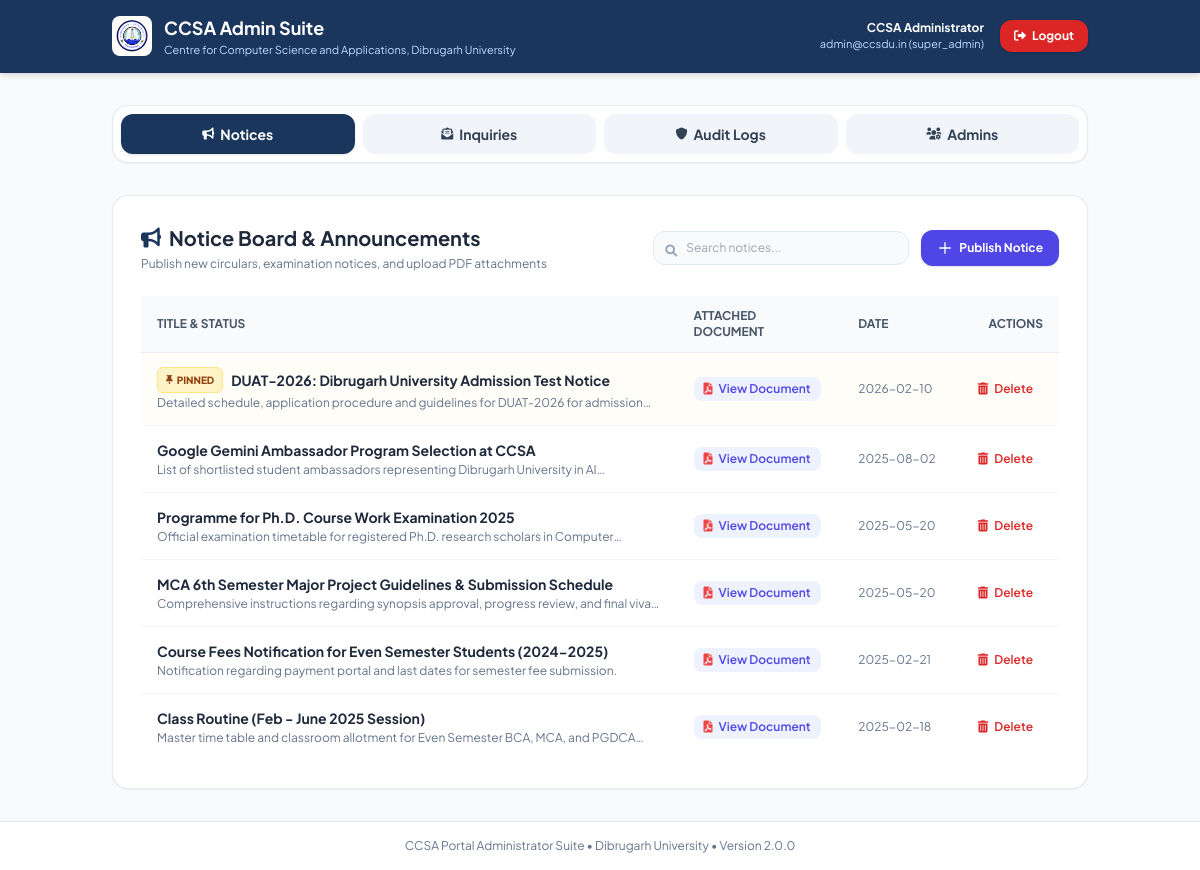
The page /admin/index.php (signed in) on the database as committed earlier.
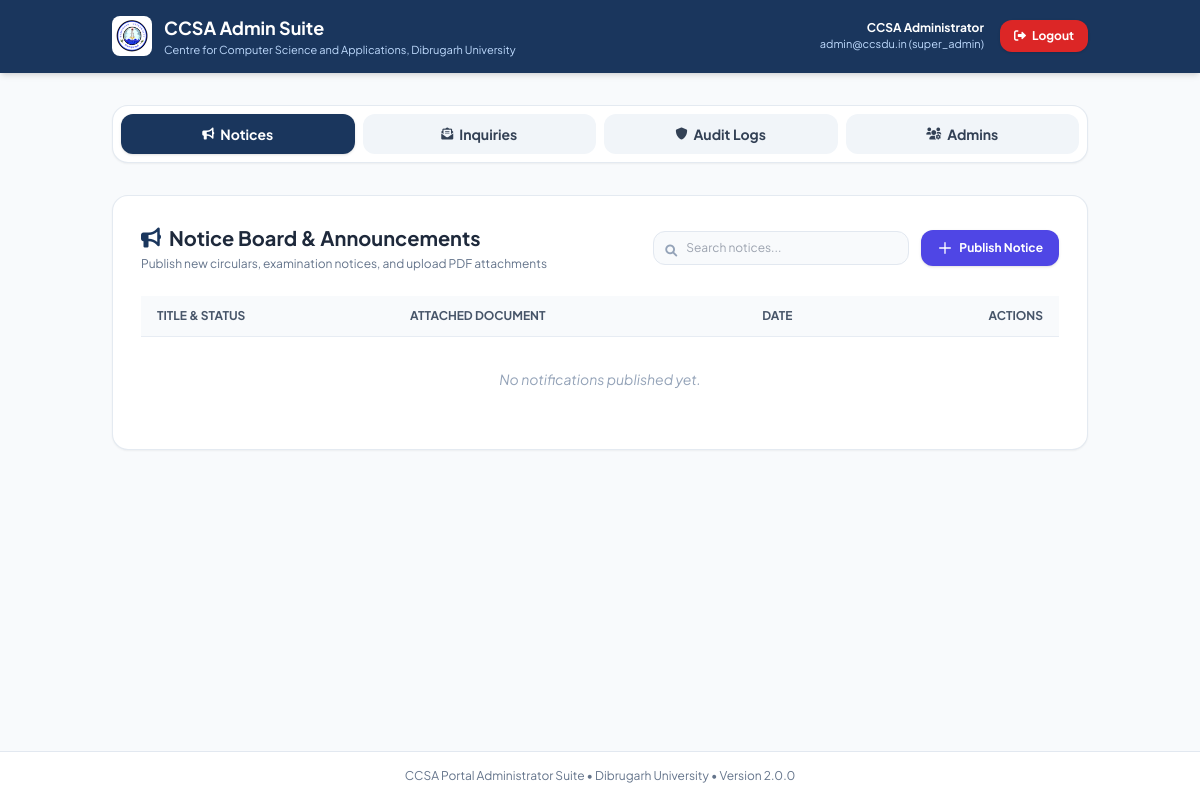
The same page on the database as committed later.
### tables this page shows
CREATE TABLE `notifications` (
  `id` int(11) NOT NULL AUTO_INCREMENT,
  `title` varchar(255) NOT NULL,
  `description` text DEFAULT NULL,
  `category` varchar(50) NOT NULL DEFAULT 'General',
  `creator_email` varchar(150) DEFAULT 'admin@ccsdu.in',
  `file_path` varchar(255) DEFAULT NULL,
  `file_url` varchar(500) DEFAULT NULL,
  `is_pinned` tinyint(1) NOT NULL DEFAULT 0,
  `createdAt` datetime NOT NULL DEFAULT CURRENT_TIMESTAMP,
  `updatedAt` datetime NOT NULL DEFAULT CURRENT_TIMESTAMP ON UPDATE CURRENT_TIMESTAMP,
  PRIMARY KEY (`id`),
  KEY `idx_created` (`createdAt`),
  KEY `idx_category` (`category`)
);

### admin/sections/notifications.php (the view, shortened to what this page needs)
<?php
$adminNotices = [];
if (isset($pdo) && $pdo !== null) {
    try {
        $stmt = $pdo->prepare('SELECT * FROM notifications ORDER BY is_pinned DESC, createdAt DESC LIMIT 100');
        $stmt->execute();
        $adminNotices = $stmt->fetchAll(PDO::FETCH_ASSOC);
    } catch (Throwable $e) {
        error_log('Admin notices DB fetch failed: ' . $e->getMessage());
    }
}
?>
<div class="card p-5 sm:p-7 bg-white rounded-2xl shadow-sm border border-slate-200/90">
    <div class="flex flex-col sm:flex-row justify-between items-start sm:items-center gap-4 mb-6">
        <div>
            <h2 class="text-lg sm:text-xl font-bold text-slate-800 flex items-center gap-2">
                <i class="fas fa-bullhorn text-[#1a365d]"></i>
                <span>Notice Board &amp; Announcements</span>
            </h2>
            <p class="text-xs text-slate-500 mt-1">Publish new circulars, examination notices, and upload PDF attachments</p>
        </div>
        <div class="flex items-center gap-3 w-full sm:w-auto">
            <div class="relative flex-1 sm:w-64">
                <i class="fas fa-search absolute left-3 top-3 text-slate-400 text-xs"></i>
                <input type="text" id="searchNoticeInput" onkeyup="filterNoticesTable()" placeholder="Search notices..."
                    class="w-full pl-8 pr-3 py-2 bg-slate-50 border border-slate-200 rounded-xl text-xs focus:outline-none focus:ring-2 focus:ring-indigo-500">
            </div>
            <button onclick="document.getElementById('addNoticeModal').classList.remove('hidden')"
                class="bg-indigo-600 hover:bg-indigo-700 text-white text-xs font-bold px-4 py-2.5 rounded-xl flex items-center gap-1.5 transition-all shadow hover:shadow-md whitespace-nowrap">
                <svg class="w-4 h-4" fill="none" stroke="currentColor" viewBox="0 0 24 24"><path stroke-linecap="round" stroke-linejoin="round" stroke-width="2" d="M12 4v16m8-8H4"></path></svg>
                <span>Publish Notice</span>
            </button>
        </div>
    </div>
    <div class="overflow-x-auto">
        <table class="w-full text-left text-sm" id="noticesTable">
            <thead>
                <tr class="bg-slate-50 text-slate-600 text-xs uppercase border-b border-slate-200/80 font-bold">
                    <th class="py-3 px-4">Title &amp; Status</th>
                    <th class="py-3 px-4">Attached Document</th>
                    <th class="py-3 px-4">Date</th>
                    <th class="py-3 px-4 text-right">Actions</th>
                </tr>
            </thead>
            <tbody class="divide-y divide-slate-100">
                <?php if (empty($adminNotices)): ?>
                <tr>
                    <td colspan="4" class="py-8 text-center text-slate-400 italic">No notifications published yet.</td>
                </tr>
                <?php else: ?>
                    <?php foreach ($adminNotices as $notice): ?>
                    <tr class="hover:bg-slate-50 transition-colors <?php echo !empty($notice['is_pinned']) ? 'bg-amber-50/40' : ''; ?>">
                        <td class="py-3.5 px-4">
                            <div class="flex items-center gap-2">
                                <?php if (!empty($notice['is_pinned'])): ?>
                                <span class="bg-amber-100 text-amber-800 text-[10px] font-extrabold uppercase px-2 py-0.5 rounded-md border border-amber-200 flex items-center gap-1">
                                    <i class="fas fa-thumbtack text-[9px]"></i> Pinned
                                </span>
                                <?php endif; ?>
                                <p class="font-bold text-slate-800 text-sm"><?php echo htmlspecialchars($notice['title']); ?></p>
                            </div>
                            <?php if (!empty($notice['description'])): ?>
                            <p class="text-xs text-slate-500 mt-0.5 line-clamp-1"><?php echo htmlspecialchars($notice['description']); ?></p>
                            <?php endif; ?>
                        </td>
                        <td class="py-3.5 px-4 text-xs whitespace-nowrap">
                            <?php if (!empty($notice['file_path'])): ?>
                                <a href="<?php echo htmlspecialchars($notice['file_path']); ?>" target="_blank"
                                    class="inline-flex items-center gap-1.5 text-indigo-600 hover:text-indigo-800 font-semibold bg-indigo-50 hover:bg-indigo-100 px-2.5 py-1 rounded-lg transition-colors">
                                    <i class="fas fa-file-pdf text-red-500"></i>
                                    <span>View Document</span>
                                </a>
                            <?php else: ?>
                                <span class="text-slate-400 text-[11px]">No file attached</span>
                            <?php endif; ?>
                        </td>
                        <td class="py-3.5 px-4 text-xs text-slate-500 whitespace-nowrap">
                            <?php echo htmlspecialchars(substr($notice['createdAt'], 0, 10)); ?>
                        </td>
                        <td class="py-3.5 px-4 text-right whitespace-nowrap">
                            <form action="actions.php" method="POST" class="inline" onsubmit="return confirm('Are you sure you want to delete this notification?');">
                                <button type="submit" class="text-xs text-red-600 hover:text-red-800 font-semibold px-2.5 py-1.5 rounded-lg hover:bg-red-50 transition-colors">
                                    <i class="fas fa-trash-alt mr-1"></i> Delete
                                </button>
                            </form>
                        </td>
                    </tr>
                    <?php endforeach; ?>
                <?php endif; ?>
            </tbody>
        </table>
    </div>
</div>

### admin/index.php (shortened to what this page needs)
<?php
require_once __DIR__ . '/check_session.php';
    ?>
    <?php
$username = htmlspecialchars($_SESSION['user_name'] ?? 'Administrator');
$userrole = htmlspecialchars($_SESSION['user_role'] ?? 'super_admin');
$useremail = htmlspecialchars($_SESSION['user_email'] ?? 'admin@ccsdu.in');
?>
<!DOCTYPE html>
<html lang="en">
<head>
    <link rel="stylesheet" href="https://cdnjs.cloudflare.com/ajax/libs/font-awesome/6.0.0/css/all.min.css">
    <script src="https://cdn.tailwindcss.com"></script>
</head>
<body class="bg-slate-50 text-slate-800 min-h-screen flex flex-col">
    <header class="bg-[#1a365d] text-white sticky top-0 z-40 shadow-md">
        <div class="container mx-auto px-4 sm:px-6 py-3.5 flex justify-between items-center">
            <div class="flex items-center gap-3">
                <a href="../index.php" title="Go to Website">
                    <img src="../faculty/du.png" alt="DU Logo" class="h-10 w-10 object-contain p-1 bg-white rounded-lg">
                </a>
                <div>
                    <h1 class="text-base sm:text-lg font-bold leading-tight">CCSA Admin Suite</h1>
                    <p class="text-[11px] text-blue-200 hidden sm:block">Centre for Computer Science and Applications, Dibrugarh University</p>
                </div>
            </div>
            <div class="flex items-center gap-4">
                <div class="text-right hidden sm:block">
                    <p class="text-xs font-bold text-white"><?php echo $username; ?></p>
                    <p class="text-[11px] text-blue-200"><?php echo $useremail; ?> (<?php echo $userrole; ?>)</p>
                </div>
                <a href="logout.php"
                    class="bg-red-600 hover:bg-red-700 text-white text-xs font-bold px-3.5 py-2 rounded-xl transition-all flex items-center gap-1.5 shadow">
                    <i class="fas fa-sign-out-alt"></i>
                    <span>Logout</span>
                </a>
            </div>
        </div>
    </header>
    <div class="container mx-auto px-4 sm:px-6 py-8 flex-1">
        <nav class="bg-white rounded-2xl p-2 shadow-sm border border-slate-200/90 mb-8 flex flex-wrap gap-2">
            <button onclick="switchTab('notifications')" id="tab-btn-notifications"
                class="tab-btn flex-1 min-w-[110px] py-2.5 px-3 rounded-xl text-xs sm:text-sm font-bold transition-all text-center flex items-center justify-center gap-1.5 bg-[#1a365d] text-white shadow">
                <i class="fas fa-bullhorn text-xs"></i>
                <span>Notices</span>
            </button>
            <button onclick="switchTab('messages')" id="tab-btn-messages"
                class="tab-btn flex-1 min-w-[110px] py-2.5 px-3 rounded-xl text-xs sm:text-sm font-bold transition-all text-center flex items-center justify-center gap-1.5 bg-slate-100 text-slate-700 hover:bg-slate-200">
                <i class="fas fa-envelope-open-text text-xs"></i>
                <span>Inquiries</span>
            </button>
            <button onclick="switchTab('logs')" id="tab-btn-logs"
                class="tab-btn flex-1 min-w-[110px] py-2.5 px-3 rounded-xl text-xs sm:text-sm font-bold transition-all text-center flex items-center justify-center gap-1.5 bg-slate-100 text-slate-700 hover:bg-slate-200">
                <i class="fas fa-shield-alt text-xs"></i>
                <span>Audit Logs</span>
            </button>
            <button onclick="switchTab('admin')" id="tab-btn-admin"
                class="tab-btn flex-1 min-w-[110px] py-2.5 px-3 rounded-xl text-xs sm:text-sm font-bold transition-all text-center flex items-center justify-center gap-1.5 bg-slate-100 text-slate-700 hover:bg-slate-200">
                <i class="fas fa-users-cog text-xs"></i>
                <span>Admins</span>
            </button>
        </nav>
        <div id="tab-notifications" class="tab-content active">
            <?php include __DIR__ . '/sections/notifications.php'; ?>
        </div>
    </div>
    <footer class="bg-white border-t border-slate-200 py-4 text-center text-xs text-slate-500">
        CCSA Portal Administrator Suite &bull; Dibrugarh University &bull; Version 2.0.0
    </footer>
</body>
</html>

### admin/index.php (style rules this page uses)
body { font-family: 'Plus Jakarta Sans', sans-serif; }
.tab-content { display: none; }
.tab-content.active { display: block; animation: fadeIn 0.3s ease; }

Rows that differ between the two databases and show on the page:
removed notifications: is_pinned 1 (drawn), title "DUAT-2026: Dibrugarh University Admission Test Notice", description "Detailed schedule, application procedure and guidelines for DUAT-2026 for…", createdAt "2026-02-10"
removed notifications: title "Google Gemini Ambassador Program Selection at CCSA", description "List of shortlisted student ambassadors representing Dibrugarh University in…", createdAt "2025-08-02"
removed notifications: title "Programme for Ph.D. Course Work Examination 2025", description "Official examination timetable for registered Ph.D. research scholars in…", createdAt "2025-05-20"
removed notifications: title "MCA 6th Semester Major Project Guidelines & Submission Schedule", description "Comprehensive instructions regarding synopsis approval, progress review, and final…", createdAt "2025-05-20"
removed notifications: title "Course Fees Notification for Even Semester Students (2024-2025)", description "Notification regarding payment portal and last dates for semester fee submission.", createdAt "2025-02-21"
removed notifications: title "Class Routine (Feb - June 2025 Session)", description "Master time table and classroom allotment for Even Semester BCA, MCA, and…", createdAt "2025-02-18"
Other text that changed with them:
text now shown: "No notifications published yet."
